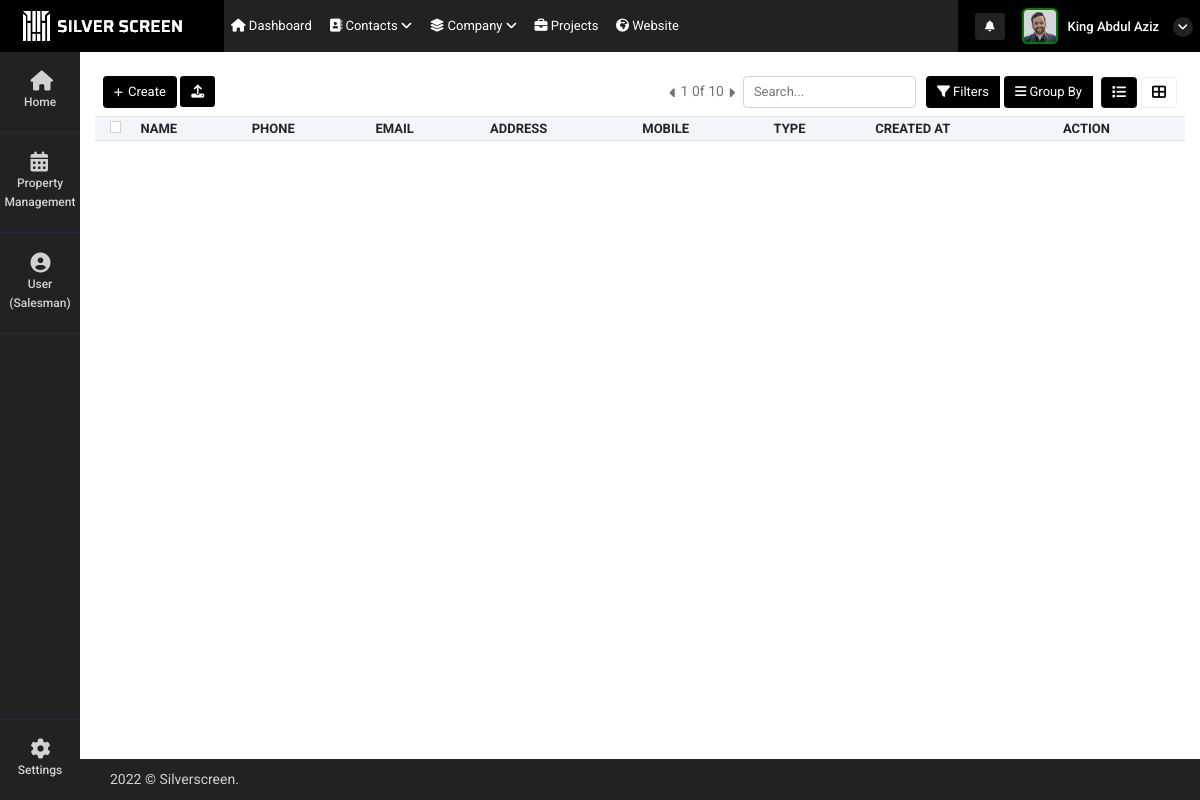
The app's page /user_management (signed in), older data.
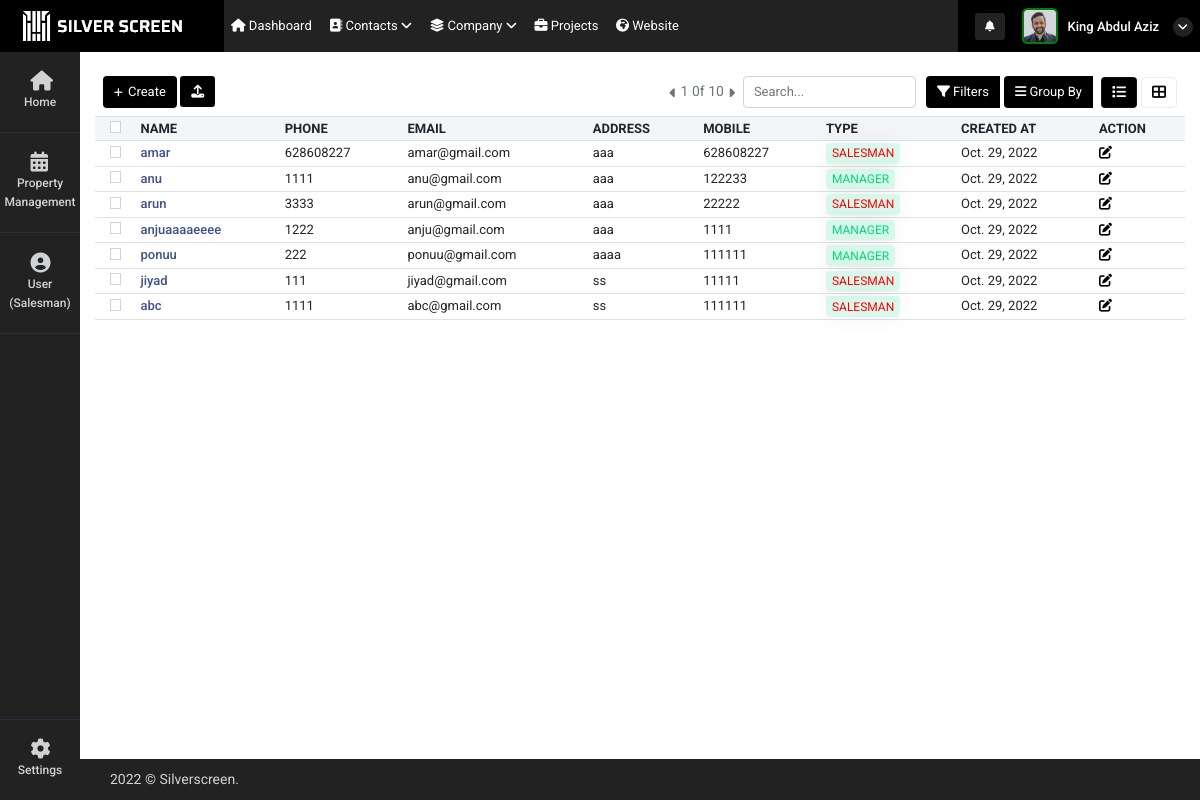
The same page, newer data.
### super_admin/models.py (models this page shows)
class common(models.Model):  # COMM0N
    dt = models.DateField(auto_now=True)
    tm = models.TimeField(auto_now=True)
    updated = models.DateTimeField(default=timezone.now)
    status = models.CharField(max_length=255, null=True)
    class Meta:
        abstract = True

class user_Details(common):
    auth_user = models.ForeignKey(User,on_delete=models.CASCADE,related_name="auth_user_login_id", null=True)
    name = models.CharField(max_length=255,null=True)
    phone = models.CharField(max_length=255,null=True)
    email = models.EmailField(null=True)
    mobile = models.CharField(max_length=255,null=True)
    emp_id = models.CharField(max_length=255,null=True)
    address1 = models.CharField(max_length=255,null=True)
    address2 = models.CharField(max_length=255,null=True)
    city = models.CharField(max_length=255,null=True)
    state = models.CharField(max_length=255,null=True)
    country = models.CharField(max_length=255,null=True)
    zip = models.CharField(max_length=255,null=True)
    password_geration_type = models.CharField(max_length=255,choices=password_generate_option,null=True)
    user_type = models.CharField(max_length=255,choices=login_user_type,null=True)
    atatchment = models.FileField(upload_to="user_image",null=True)
    created_by = models.ForeignKey(User,on_delete=models.CASCADE,related_name="added_by_user_id", null=True)

### super_admin/views.py (the view)
# urls.py: path('user_management',views.user_management,name='user_management'),
def user_management(request):
    user_data = user_Details.objects.all()
    context = {
        'user_data':user_data
    }
    return render(request,'super_admin/user_management.html',context)

### super_admin/templatetags/notification.py (called while the page is built)
@register.filter(name='get_notifications')
def get_notifications(value,args):
    user_dat = User.objects.get(id=value.id)
    st = user_dat.is_superuser
    data_count = ''
    if st == True:
        pass
    else:
        user_data = user_Details.objects.get(auth_user=value.id)
        data_count = user_request_plot.objects.filter(manager_id_id=user_data.id).count()
    return data_count

### super_admin/templates/super_admin/user_management.html (shortened to what this page needs)
    {% extends "super_admin/base.html" %}
    {% block content %}
    <div class="container-fluid mt-4">
        <div class="tab-content">
            <div class="tab-pane active" id="home1" role="tabpanel">
                <div
                    class="d-flex align-items-center justify-content-between px-2">
                    <div class="col-md-4 px-0">
                        <a href="create_user"><button type="button"
                                class="btn btn-prim add-btn create-button"><i
                                    class="fas fa-plus"></i>
                                Create
                            </button></a>
                        <button type="button"
                            class="btn btn-ghost-sec btn-icon btn-sm fs-16 allicns"
                            data-toggle="tooltip" data-bs-trigger="hover"
                            data-bs-placement="top" title=""
                            data-bs-original-title="Import">
                            <i class="fas fa-upload"></i>
                        </button>
                    </div>
                    <div class="d-flex align-items-center">
                        <i
                            class="fas fa-caret-left mr-1 pagintn text-muted"></i><span
                            class="text-muted"> 1 0f
                            10</span><i
                            class="fas fa-caret-right ml-1 pagintn text-muted"></i>
                        <input type="text" class="form-cont ml-2"
                            placeholder="Search..." autocomplete="off"
                            id="search-options" value="">
                        <div class="btn-group fitr">
                            <button type="button" class="btn btn-prim"> <i
                                    class="fas fa-filter"></i>
                                Filters
                            </button>
                        </div>
                        <div class="btn-group grpby">
                            <button type="button" class="btn btn-prim mx-1"> <i
                                    class="fas fa-bars"></i>
                                Group By
                            </button>
                        </div>
                        <ul class="nav nav-tabs nav-ta" role="tablist">
                            <li class="nav-item mx-1">
                                <a class="nav-link kan-tab active"
                                    data-toggle="tab" href="#ho" role="tab"
                                    aria-selected="false">
                                    <i class="fas fa-list"></i>
                                </a>
                            </li>
                            <li class="nav-item">
                                <a class="nav-link kan-tab" data-toggle="tab"
                                    href="#pro" role="tab"
                                    aria-selected="false">
                                    <i class="fas fa-th-large"></i>
                                </a>
                            </li>
                        </ul>
                    </div>
                </div>
                <div class="tab-content">
                    <div class="tab-pane active" id="ho" role="tabpanel">
                        <div class="table-responsive mb-1  mt-2">
                            <table class="table table-nowrap align-middle"
                                id="orderTable">
                                <thead class="table-light">
                                    <tr class="text-uppercase">
                                        <th scope="col" style="width: 25px;">
                                            <div class="checkall">
                                                <input class="form-check-input checkField"
                                                    type="checkbox"
                                                    data-checkall-trigger="group1">
                                            </div>
                                        </th>
                                        <th class="sort"
                                            data-sort="customer_name">
                                            Name</th>
                                        <th class="sort"
                                            data-sort="product_name">
                                           Phone
                                        </th>
                                        <th class="sort" data-sort="date">Email</th>
                                        <th class="sort" data-sort="date">Address</th>
                                        <th class="sort" data-sort="company">
                                           Mobile
                                        </th>
                                        <th class="sort" data-sort="company">
                                            Type
                                         </th>
                                        <th class="sort" data-sort="company">
                                           Created At
                                        </th>
                                        <th>
                                            Action
                                        </th>
                                    </tr>
                                </thead>
                                <tbody class="list form-check-all">
                                    {% for i in user_data  %}
                                    <tr>
                                        <th scope="row">
                                            <input
                                                class="form-check-input checkField"
                                                type="checkbox"
                                                data-checkall-group="group1"
                                                id="checkbox1-1">
                                        </th>
                                        <td class="id"><a href="#"
                                                class="fw-medium link-primary">{{i.name}}</a>
                                        </td>
                                        <td class="customer_name">{{i.phone}}
                                        </td>
                                        <td class="product_name">{{i.email}}</td>
                                        <td class="date">{{i.address1}}</td>
                                        <td class="date">{{i.mobile}}</td>
                                        <td class="company">
                                            {% if i.user_type == "manager" %}
                                            <span
                                                class="badge badge-soft-success text-uppercase">Manager</span>
                                            {% elif i.user_type == "salesman"  %}
                                            <span style="color: red!important"
                                                class="badge badge-soft-success text-uppercase">Salesman</span>
                                            {% endif %}
                                            </td>
                                        <td class="status">{{i.dt}}
                                        </td>
                                        <td>
                                            <a href="user_edit?id={{i.id}}"><i style="color: black;" class="fas fa-edit"></i></a>
                                        </td>
                                    </tr>
                                    {% endfor %}
                                </tbody>
                            </table>
                        </div>
                    </div>
                </div>
            </div>
        </div>
        </div>
    {% endblock %}

### super_admin/templates/super_admin/base.html (shortened to what this page needs)
<!doctype html>
<html lang="en">
    {% load static %}
    {% load notification %}
<head>
    <link rel="stylesheet" href="{% static 'admin/css/morris.css' %}">
    <link href="{% static 'admin/css/bootstrap.min.css' %}" rel="stylesheet" type="text/css" />
    <link href="{% static 'admin/css/icons.css' %}" rel="stylesheet" type="text/css" />
    <link href="{% static 'admin/css/style.css' %}" rel="stylesheet" type="text/css" />
</head>
<body class="">
    <div id="wrapper">
        <div class="left side-menu">
            <div class="slimscroll-menu" id="remove-scroll">
                <div id="sidebar-menu" class="sidaber_menu">
                    <ul class="" id="side-menu">
                        <li>
                            <a class="splnav" href="{% url 'home' %}"> <i class="fa fa-home"></i>
                                <p>Home</p>
                            </a>
                        </li>
                        <li>
                            <a class="splnav" href="property_management"> <i class="fa fa-calendar"></i>
                                <p>Property Management</p>
                            </a>
                        </li>
                        <li>
                            <a href="user_management" class="splnav"> <i class="fa fa-user-circle"></i>
                                <p>User  (Salesman)</p>
                            </a>
                        </li>
                        <li class="bootm_toggle_settings_button ">
                            <a class="splnav bdr_btmnone_nav" href="settings.html"> <i class="fa fa-cog"></i>
                                <p>Settings</p>
                            </a>
                        </li>
                    </ul>
                </div>
            </div>
        </div>
        <div class="content-page">
            <div class="topbar">
                <div class="navbar-header">
                    <div class="d-flex">
                        <div class="binance">
                            <img src="{% static 'admin/img/silv.png' %}" alt="">
                        </div>
                    </div>
                    <ul class="navbar-nav1 bg-2 col">
                        <li class="nav-item d-none d-sm-inline-block">
                            <a href="" class="nav-link"><i class="fa fa-home"></i> Dashboard</a>
                        </li>
                        <li class="nav-item d-none d-sm-inline-block">
                            <a href="" class="nav-link"><i class="fa fa-address-book"></i> Contacts <i
                                    class="a-right fa fa-angle-down"></i></a>
                        </li>
                        <li class="nav-item d-none d-sm-inline-block">
                            <a href="" class="nav-link"><i class="fas fa-layer-group"></i> Company <i
                                    class="a-right fa fa-angle-down"></i></a>
                        </li>
                        <li class="nav-item d-none d-sm-inline-block">
                            <a href="" class="nav-link"><i class="fas fa-briefcase"></i> Projects</a>
                        </li>
                        <li class="nav-item d-none d-sm-inline-block">
                            <a href="" class="nav-link"><i class="fas fa-globe-africa"></i> Website</a>
                        </li>
                    </ul>
                    <div class="d-flex align-items-center icns">
                        <div class="dropdown topbar-head-dropdown ms-1 header-item">
                            <a href="view_all_activity">
                                <i class="fas fa-bell fs-icn">
                                        </i>
                                    </a>
                        </div>
                        <div class="dropdown header-item topbar-user king button-drpdown">
                            <span class="d-flex align-items-center drpdown-toggle">
                                <img class="header-profile-user" src="{% static 'admin/img/users/avatar-7.jpg' %}" alt="Header Avatar">
                                <span class="text-start ms-xl-2">
                                    <span class="d-none d-xl-inline-block ms-1 fw-medium user-name-text">King Abdul
                                        Aziz</span>
                                    <i class="pro-icn fa fa-angle-down"></i>
                                </span>
                            </span>
                        </div>
                    </div>
                </div>
            </div>
            <div class="content">
                {% block content %}
                {% endblock %}
            </div>
            <footer class="footer">
                <div class="container-fluid">
                    <div class="row">
                        <div class="col-sm-6">
                             © Silverscreen.
                        </div>
                        <div class="col-sm-6">
                        </div>
                    </div>
                </div>
            </footer>
        </div>
    </div>
</body>
</html>

Row changes from the older to the newer data that the page shows:
added user_Details: name "amar", phone "628608227", email "amar@gmail.com", address1 "aaa", mobile "628608227", user_type "SALESMAN", dt "Oct. 29, 2022"
added user_Details: name "anu", phone "1111", email "anu@gmail.com", address1 "aaa", mobile "122233", user_type "MANAGER", dt "Oct. 29, 2022"
added user_Details: name "arun", phone "3333", email "arun@gmail.com", address1 "aaa", mobile "22222", user_type "SALESMAN", dt "Oct. 29, 2022"
added user_Details: name "anjuaaaaeeee", phone "1222", email "anju@gmail.com", address1 "aaa", mobile "1111", user_type "MANAGER", dt "Oct. 29, 2022"
added user_Details: name "ponuu", phone "222", email "ponuu@gmail.com", address1 "aaaa", mobile "111111", user_type "MANAGER", dt "Oct. 29, 2022"
added user_Details: name "jiyad", phone "111", email "jiyad@gmail.com", address1 "ss", mobile "11111", user_type "SALESMAN", dt "Oct. 29, 2022"
added user_Details: name "abc", phone "1111", email "abc@gmail.com", address1 "ss", mobile "111111", user_type "SALESMAN", dt "Oct. 29, 2022"
